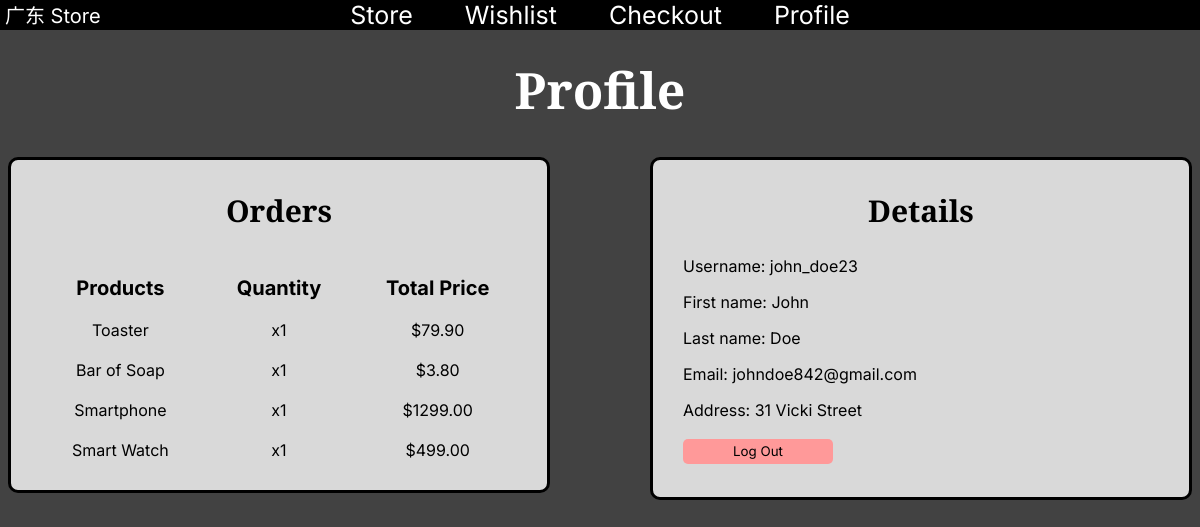
/profile (signed in), run on the app's committed database.
### tables this page shows
CREATE TABLE "order_items" (order_items_id INTEGER, order_id INTEGER, product_id INTEGER, PRIMARY KEY (order_items_id), FOREIGN KEY (order_id) REFERENCES order_ids (order_id), FOREIGN KEY (product_id) REFERENCES products (product_id));

CREATE TABLE "products" (product_id INTEGER, category_id INTEGER, product TEXT, price DECIMAL, image TEXT, PRIMARY KEY (product_id), FOREIGN KEY (category_id) REFERENCES categories (category_id));

CREATE TABLE `customers` (
  `username` TEXT,
  `password` TEXT,
  `first_name` TEXT,
  `last_name` TEXT,
  `address` TEXT,
  `email` TEXT,
  PRIMARY KEY (`username`)
);

### main.py (the view)
@app.route('/profile')
def profile():
    db = get_db()
    cursor = db.cursor()
    user = session.get('user')
    cursor.execute("SELECT * FROM customers WHERE username = ?", (user,))
    user_info = cursor.fetchone()
    query = """
            SELECT products.*, order_ids.*, order_items.* FROM order_items
            LEFT JOIN order_ids ON order_ids.order_id = order_items.order_id
            LEFT JOIN products ON products.product_id = order_items.product_id
            WHERE order_ids.username = ?
    """
    cursor.execute(query, (user,))
    order_data = cursor.fetchall()
    grouped_orders = {}
    for row in order_data:
        product_name = row[2]
        price = float(row[3])
        if product_name in grouped_orders:
            grouped_orders[product_name]["quantity"] += 1
        else:
            grouped_orders[product_name] = {"price": price, "quantity": 1}
    return render_template("profile.html", user_info=user_info, database=grouped_orders)

### main.py (called while the page is built)
def get_db():
    db = getattr(g, '_database', None)
    if db is None:
        db = g._database = sqlite3.connect(DATABASE)
    return db

@app.teardown_appcontext
def close_connection(exception):
    db = getattr(g, '_database', None)
    if db is not None:
        db.close()

### website/templates/profile.html
{% extends "layout.html" %}
{% block body %}
<h1>Profile</h1>
<div class="flex-container">
    <div class="orders-card">
        <h2>Orders</h2>
        <div class="orders-header">
            <b>Products</b>
            <b>Quantity</b>
            <b>Total Price</b>
        </div>
        {% for name, details in database.items() %}
            <div class="orders-row">
                <p>{{ name }}</p>
                <p>x{{ details.quantity }}</p>
                <p>${{ "%.2f" | format(details.price * details.quantity) }}</p>
            </div>
        {% endfor %}
    </div>
    <div class="details-card">
        <h2>Details</h2>
        <p>Username: {{ user_info[0] }}</p>
        <p>First name: {{ user_info[2] }}</p>
        <p>Last name: {{ user_info[3] }}</p>
        <p>Email: {{ user_info[5] }}</p>
        <p>Address: {{ user_info[4] }}</p>
        <button type="button" onclick="window.location.href=`{{ url_for('logout') }}`" class="remove">Log Out</button>
    </div>
</div>
{% endblock %}

### website/static/styles.css (style rules this page uses)
body { background-color: #424242; }
header, a.navbar, h1, button.disabled, .page-404, .page-405 { color: white }
.product-card, .filters-card, .wishlist-card, .checkout-card, .order-summary-card, .orders-card, .details-card, .login-card, .signup-card { background-color: #D9D9D9; }
h1, h2 { font-family: 'Arvo'; }
header, h3, p, b, a, button, label { font-family: 'Inter'; }
nav, h1, h2, h3, .product-card, .wishlist-card, .checkout-card, .order-summary-card, .orders-card, .login-card, .signup-card, .page-404, .page-405 { text-align: center; }
.filters-card, .wishlist-card-text, .details-card { text-align: left; }
header, h3, b, label, .order-summary-card p { font-size: 20px; }
h1 { font-size: 50px; }
h2 { font-size: 30px; margin-top: 0; }
button { width: 150px; height: 25px; border-width: 0; border-radius: 5px; background-color: #24A0ED; margin: 3px 0; }
button.remove { background-color: #FF9999; }
.flex-container { display: flex; gap: 100px; justify-content: space-evenly; align-items: start; }
.checkout-row p, .orders-row p { margin: 0; }
.orders-card { width: 500px; border: 3px solid black; padding: 30px; border-radius: 10px; display: grid; gap: 20px; }
.details-card { width: 500px; border: 3px solid black; padding: 30px; border-radius: 10px; gap: 20px; }
.orders-header, .orders-row { display: grid; grid-template-columns: repeat(3, 1fr); align-items: center; padding: 0; }

### data on the page
order_items: product "Toaster", quantity "1"
products: details.price*details.quantity "79.90"
order_items: product "Bar of Soap", quantity "1"
products: details.price*details.quantity "3.80"
order_items: product "Smartphone", quantity "1", price "1299.00"
order_items: product "Smart Watch", quantity "1", price "499.00"
customers: username "john_doe23", first_name "John", last_name "Doe", email "johndoe842@gmail.com", address "31 Vicki Street"
